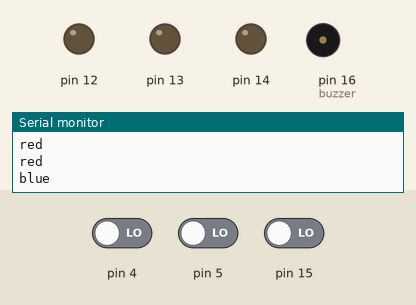
Recording of a sketch running on a simulated Arduino Uno, built with avr-gcc and run on an emulated ATmega328P. Parts: output pins drawn as LEDs (lit = HIGH), buzzer (waves = sounding), the last lines printed to the serial monitor. The test bench sets the inputs (shaded band); at power-on: pin 4 LOW, pin 5 LOW, pin 15 LOW. Random numbers use the default seed unless the sketch sets one.

Above: at 2.9 s.
3.0 s: pin 4 driven HIGH
At 3.85 s:
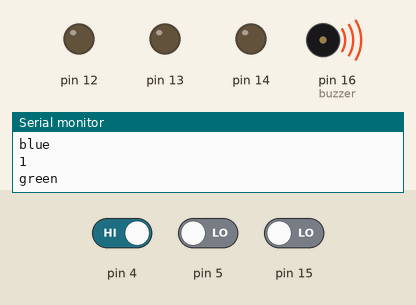
At 10.2 s:
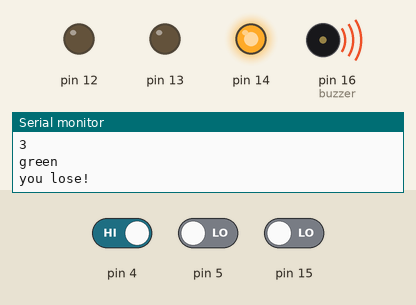
Timing chart, 0 to 29.8 s (numbered marks = the images above; inputs shaded):
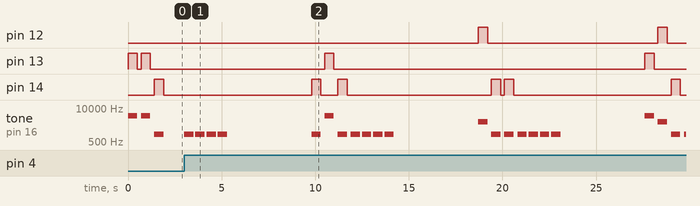

Measured:
- after the input at 3.0 s, pin 12: alternates HIGH for 0.50 s and LOW for 9.1 s, starting after 15.7 s; pin 13: alternates HIGH for 0.50 s and LOW for 16.6 s, starting after 7.5 s
- by itself, pin 13: alternates HIGH for 0.50 s and LOW for 0.20 s, 4 changes in all, then stays LOW
- by itself, tone on pin 16 (buzzer): plays 5000 Hz for 0.50 s, 5000 Hz for 0.50 s, 1000 Hz for 0.50 s

The sketch:

project.ino
```cpp
int buzzer = 16;
long ranNum;
int buzzTone;
String answerArray[3];
String guessArray[3];
boolean victoryFlag = false; // flag to check victory condition
int flag = 0;
int Counter = 0;
// end of item setup
String buttonAnsArray[] = {"blue", "red", "green"};


void setup() {
  // put your setup code here, to run once:
  //LEDs
pinMode(12, OUTPUT);
pinMode(13, OUTPUT);
pinMode(14, OUTPUT);
//Buttons
pinMode(15, INPUT);
pinMode(5, INPUT);
pinMode(4, INPUT);
//Buzzer
pinMode(buzzer, OUTPUT);
Serial.begin(9600);
}

void loop() {
  // put your main code here, to run repeatedly:


  if(flag == 0){
   for(int i=0; i<3;i++){
        ranNum = random(12,15);
        switch(ranNum){
          case 12:
            answerArray[i] = "green";
            buzzTone = 3000;
            break;
          case 13:
            buzzTone = 5000;
            answerArray[i] = "red";
            break;
          case 14:
            buzzTone = 1000;
            answerArray[i] = "blue";
            break;
        }
        digitalWrite(ranNum, HIGH);
        tone(buzzer, buzzTone);
        delay(500);
        tone(buzzer, 0);
        digitalWrite(ranNum, LOW);
        delay(200);
    }
    for(int i=0;i<3;i++){
        Serial.println(answerArray[i]);
      }
      flag = 1;
  }

    if (digitalRead(15) == HIGH) {
      guessArray[Counter]= "blue";
       digitalWrite(15, HIGH);
       tone(buzzer, 1000, 500);
       delay(300);
       Counter++;
      Serial.println(Counter);
       Serial.println("blue");
       delay(300);
    }
    if (digitalRead(5) == HIGH) {
      guessArray[Counter]= "red";
       tone(buzzer, 1000, 500);
       delay(300);
       // delay(1000);
      Counter++;
      Serial.println(Counter);
       Serial.println("red");
        delay(300);
    }
    if (digitalRead(4) == HIGH) {
      guessArray[Counter]= "green";
      tone(buzzer, 1000, 500);
      delay(300);
      Counter++;
      Serial.println(Counter);
       Serial.println("green");
        delay(300);
    }

if(Counter == 3){
for (int x = 0; x < 3; x++) {
     if (answerArray[x]==guessArray[x]) {
       victoryFlag=true;
     } else {
        Serial.println("you lose!");
        tone(buzzer, 1000, 500);
        delay(4000);
        tone(buzzer,0);
        delay(1000);
       victoryFlag=false;
       break;
     }
}

if (victoryFlag) {

  Serial.println("You win!");
  tone(buzzer,500,200);
 delay(200);
 tone(buzzer,500,200);
 delay(200);
 tone(buzzer,500,200);
 delay(200);
 tone(buzzer,800,150);
 delay(150);
 tone(buzzer,500,500);
 delay(500);
 tone(buzzer,600,1000);
 delay(4000);

}
flag = 0;
Counter = 0;
}


}
```
